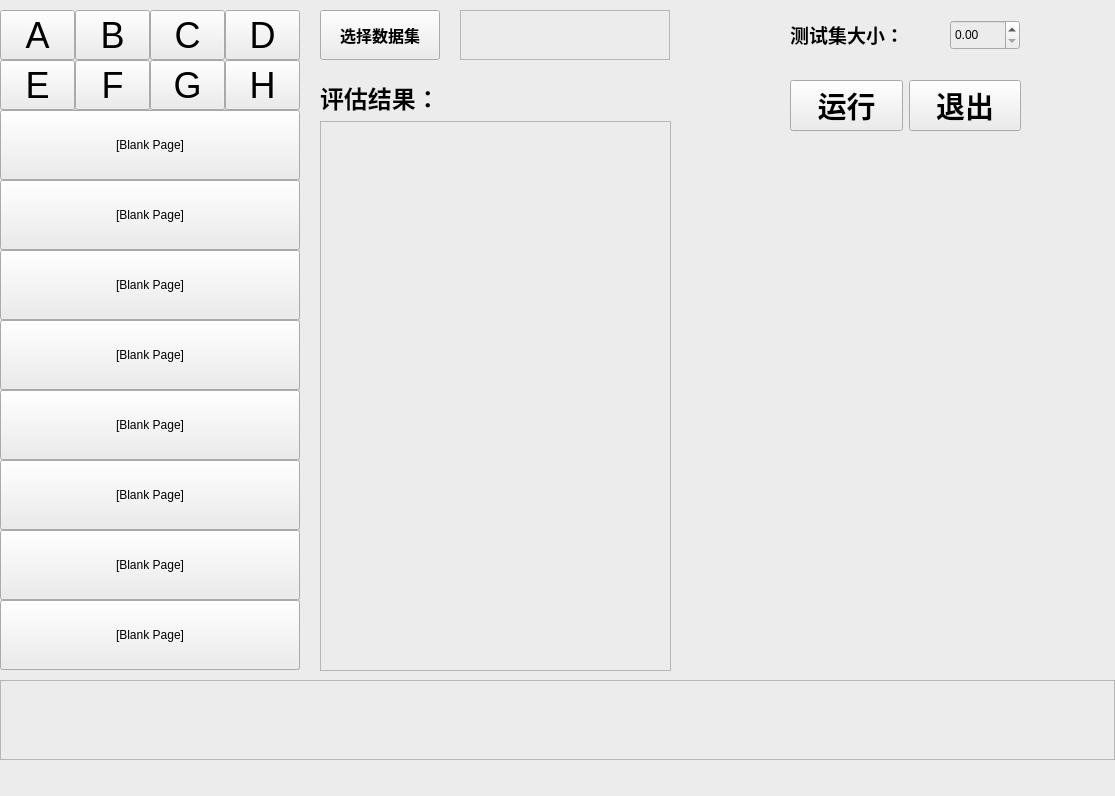
<?xml version="1.0" encoding="UTF-8"?>
<ui version="4.0">
 <class>MainWindow</class>
 <widget class="QMainWindow" name="MainWindow">
  <property name="geometry">
   <rect>
    <x>0</x>
    <y>0</y>
    <width>1115</width>
    <height>796</height>
   </rect>
  </property>
  <property name="maximumSize">
   <size>
    <width>1115</width>
    <height>796</height>
   </size>
  </property>
  <property name="windowTitle">
   <string>朴素贝叶斯</string>
  </property>
  <property name="styleSheet">
   <string notr="true">background-color: rgb(236, 236, 236);</string>
  </property>
  <widget class="QWidget" name="centralwidget">
   <widget class="QLabel" name="lbl_img">
    <property name="geometry">
     <rect>
      <x>680</x>
      <y>170</y>
      <width>420</width>
      <height>500</height>
     </rect>
    </property>
    <property name="mouseTracking">
     <bool>true</bool>
    </property>
    <property name="styleSheet">
     <string notr="true">border-color: rgb(211, 211, 211);</string>
    </property>
    <property name="text">
     <string/>
    </property>
    <property name="scaledContents">
     <bool>true</bool>
    </property>
   </widget>
   <widget class="QGroupBox" name="group_9_to_16">
    <property name="geometry">
     <rect>
      <x>0</x>
      <y>110</y>
      <width>300</width>
      <height>560</height>
     </rect>
    </property>
    <widget class="QPushButton" name="pushButton_16">
     <property name="geometry">
      <rect>
       <x>0</x>
       <y>490</y>
       <width>300</width>
       <height>70</height>
      </rect>
     </property>
     <property name="maximumSize">
      <size>
       <width>400</width>
       <height>100</height>
      </size>
     </property>
     <property name="font">
      <font>
       <family>Arial</family>
       <pointsize>9</pointsize>
      </font>
     </property>
     <property name="mouseTracking">
      <bool>false</bool>
     </property>
     <property name="styleSheet">
      <string notr="true">border-color: rgb(198, 198, 198);</string>
     </property>
     <property name="inputMethodHints">
      <set>Qt::ImhNone</set>
     </property>
     <property name="text">
      <string>[Blank Page]</string>
     </property>
     <property name="iconSize">
      <size>
       <width>20</width>
       <height>20</height>
      </size>
     </property>
     <property name="autoExclusive">
      <bool>false</bool>
     </property>
     <property name="autoRepeatDelay">
      <number>300</number>
     </property>
    </widget>
    <widget class="QPushButton" name="pushButton_15">
     <property name="geometry">
      <rect>
       <x>0</x>
       <y>420</y>
       <width>300</width>
       <height>70</height>
      </rect>
     </property>
     <property name="maximumSize">
      <size>
       <width>400</width>
       <height>100</height>
      </size>
     </property>
     <property name="font">
      <font>
       <family>Arial</family>
       <pointsize>9</pointsize>
      </font>
     </property>
     <property name="mouseTracking">
      <bool>false</bool>
     </property>
     <property name="styleSheet">
      <string notr="true">border-color: rgb(198, 198, 198);</string>
     </property>
     <property name="inputMethodHints">
      <set>Qt::ImhNone</set>
     </property>
     <property name="text">
      <string>[Blank Page]</string>
     </property>
     <property name="iconSize">
      <size>
       <width>20</width>
       <height>20</height>
      </size>
     </property>
     <property name="autoExclusive">
      <bool>false</bool>
     </property>
     <property name="autoRepeatDelay">
      <number>300</number>
     </property>
    </widget>
    <widget class="QPushButton" name="pushButton_14">
     <property name="geometry">
      <rect>
       <x>0</x>
       <y>350</y>
       <width>300</width>
       <height>70</height>
      </rect>
     </property>
     <property name="maximumSize">
      <size>
       <width>400</width>
       <height>100</height>
      </size>
     </property>
     <property name="font">
      <font>
       <family>Arial</family>
       <pointsize>9</pointsize>
      </font>
     </property>
     <property name="mouseTracking">
      <bool>false</bool>
     </property>
     <property name="styleSheet">
      <string notr="true">border-color: rgb(198, 198, 198);</string>
     </property>
     <property name="inputMethodHints">
      <set>Qt::ImhNone</set>
     </property>
     <property name="text">
      <string>[Blank Page]</string>
     </property>
     <property name="iconSize">
      <size>
       <width>20</width>
       <height>20</height>
      </size>
     </property>
     <property name="autoExclusive">
      <bool>false</bool>
     </property>
     <property name="autoRepeatDelay">
      <number>300</number>
     </property>
    </widget>
    <widget class="QPushButton" name="pushButton_11">
     <property name="geometry">
      <rect>
       <x>0</x>
       <y>140</y>
       <width>300</width>
       <height>70</height>
      </rect>
     </property>
     <property name="maximumSize">
      <size>
       <width>400</width>
       <height>100</height>
      </size>
     </property>
     <property name="font">
      <font>
       <family>Arial</family>
       <pointsize>9</pointsize>
      </font>
     </property>
     <property name="mouseTracking">
      <bool>false</bool>
     </property>
     <property name="styleSheet">
      <string notr="true">border-color: rgb(198, 198, 198);</string>
     </property>
     <property name="inputMethodHints">
      <set>Qt::ImhNone</set>
     </property>
     <property name="text">
      <string>[Blank Page]</string>
     </property>
     <property name="iconSize">
      <size>
       <width>20</width>
       <height>20</height>
      </size>
     </property>
     <property name="autoExclusive">
      <bool>false</bool>
     </property>
     <property name="autoRepeatDelay">
      <number>300</number>
     </property>
    </widget>
    <widget class="QPushButton" name="pushButton_13">
     <property name="geometry">
      <rect>
       <x>0</x>
       <y>280</y>
       <width>300</width>
       <height>70</height>
      </rect>
     </property>
     <property name="maximumSize">
      <size>
       <width>400</width>
       <height>100</height>
      </size>
     </property>
     <property name="font">
      <font>
       <family>Arial</family>
       <pointsize>9</pointsize>
      </font>
     </property>
     <property name="mouseTracking">
      <bool>false</bool>
     </property>
     <property name="styleSheet">
      <string notr="true">border-color: rgb(198, 198, 198);</string>
     </property>
     <property name="inputMethodHints">
      <set>Qt::ImhNone</set>
     </property>
     <property name="text">
      <string>[Blank Page]</string>
     </property>
     <property name="iconSize">
      <size>
       <width>20</width>
       <height>20</height>
      </size>
     </property>
     <property name="autoExclusive">
      <bool>false</bool>
     </property>
     <property name="autoRepeatDelay">
      <number>300</number>
     </property>
    </widget>
    <widget class="QPushButton" name="pushButton_10">
     <property name="geometry">
      <rect>
       <x>0</x>
       <y>70</y>
       <width>300</width>
       <height>70</height>
      </rect>
     </property>
     <property name="maximumSize">
      <size>
       <width>400</width>
       <height>100</height>
      </size>
     </property>
     <property name="font">
      <font>
       <family>Arial</family>
       <pointsize>9</pointsize>
      </font>
     </property>
     <property name="mouseTracking">
      <bool>false</bool>
     </property>
     <property name="styleSheet">
      <string notr="true">border-color: rgb(198, 198, 198);</string>
     </property>
     <property name="inputMethodHints">
      <set>Qt::ImhNone</set>
     </property>
     <property name="text">
      <string>[Blank Page]</string>
     </property>
     <property name="iconSize">
      <size>
       <width>20</width>
       <height>20</height>
      </size>
     </property>
     <property name="autoExclusive">
      <bool>false</bool>
     </property>
     <property name="autoRepeatDelay">
      <number>300</number>
     </property>
    </widget>
    <widget class="QPushButton" name="pushButton_9">
     <property name="geometry">
      <rect>
       <x>0</x>
       <y>0</y>
       <width>300</width>
       <height>70</height>
      </rect>
     </property>
     <property name="maximumSize">
      <size>
       <width>400</width>
       <height>100</height>
      </size>
     </property>
     <property name="font">
      <font>
       <family>Arial</family>
       <pointsize>9</pointsize>
      </font>
     </property>
     <property name="mouseTracking">
      <bool>false</bool>
     </property>
     <property name="styleSheet">
      <string notr="true">border-color: rgb(198, 198, 198);</string>
     </property>
     <property name="inputMethodHints">
      <set>Qt::ImhNone</set>
     </property>
     <property name="text">
      <string>[Blank Page]</string>
     </property>
     <property name="iconSize">
      <size>
       <width>20</width>
       <height>20</height>
      </size>
     </property>
     <property name="autoExclusive">
      <bool>false</bool>
     </property>
     <property name="autoRepeatDelay">
      <number>300</number>
     </property>
    </widget>
    <widget class="QPushButton" name="pushButton_12">
     <property name="geometry">
      <rect>
       <x>0</x>
       <y>210</y>
       <width>300</width>
       <height>70</height>
      </rect>
     </property>
     <property name="maximumSize">
      <size>
       <width>400</width>
       <height>100</height>
      </size>
     </property>
     <property name="font">
      <font>
       <family>Arial</family>
       <pointsize>9</pointsize>
      </font>
     </property>
     <property name="mouseTracking">
      <bool>false</bool>
     </property>
     <property name="styleSheet">
      <string notr="true">border-color: rgb(198, 198, 198);</string>
     </property>
     <property name="inputMethodHints">
      <set>Qt::ImhNone</set>
     </property>
     <property name="text">
      <string>[Blank Page]</string>
     </property>
     <property name="iconSize">
      <size>
       <width>20</width>
       <height>20</height>
      </size>
     </property>
     <property name="autoExclusive">
      <bool>false</bool>
     </property>
     <property name="autoRepeatDelay">
      <number>300</number>
     </property>
    </widget>
   </widget>
   <widget class="QWidget" name="layoutWidget">
    <property name="geometry">
     <rect>
      <x>320</x>
      <y>80</y>
      <width>351</width>
      <height>591</height>
     </rect>
    </property>
    <layout class="QVBoxLayout" name="verticalLayout">
     <item>
      <widget class="QLabel" name="label_4">
       <property name="styleSheet">
        <string notr="true">border-bottom-color: rgb(211, 211, 211);</string>
       </property>
       <property name="text">
        <string>&lt;html&gt;&lt;head/&gt;&lt;body&gt;&lt;p&gt;&lt;span style=&quot; font-size:18pt; font-weight:600;&quot;&gt;评估结果：&lt;/span&gt;&lt;/p&gt;&lt;/body&gt;&lt;/html&gt;</string>
       </property>
      </widget>
     </item>
     <item>
      <widget class="QTextBrowser" name="textBrowser">
       <property name="styleSheet">
        <string notr="true">border-color: rgb(211, 211, 211);</string>
       </property>
      </widget>
     </item>
    </layout>
   </widget>
   <widget class="QWidget" name="layoutWidget">
    <property name="geometry">
     <rect>
      <x>790</x>
      <y>70</y>
      <width>231</width>
      <height>71</height>
     </rect>
    </property>
    <layout class="QHBoxLayout" name="horizontalLayout_2">
     <item>
      <widget class="QPushButton" name="btn_train">
       <property name="font">
        <font>
         <pointsize>22</pointsize>
         <weight>75</weight>
         <bold>true</bold>
        </font>
       </property>
       <property name="text">
        <string>运行</string>
       </property>
      </widget>
     </item>
     <item>
      <widget class="QPushButton" name="btn_exit">
       <property name="font">
        <font>
         <pointsize>22</pointsize>
         <weight>75</weight>
         <bold>true</bold>
        </font>
       </property>
       <property name="text">
        <string>退出</string>
       </property>
      </widget>
     </item>
    </layout>
   </widget>
   <widget class="QGroupBox" name="group_A_to_H">
    <property name="geometry">
     <rect>
      <x>0</x>
      <y>10</y>
      <width>300</width>
      <height>100</height>
     </rect>
    </property>
    <property name="sizePolicy">
     <sizepolicy hsizetype="Preferred" vsizetype="Preferred">
      <horstretch>0</horstretch>
      <verstretch>0</verstretch>
     </sizepolicy>
    </property>
    <property name="styleSheet">
     <string notr="true">selection-background-color: rgb(255, 255, 0);</string>
    </property>
    <widget class="QPushButton" name="pushButton_A">
     <property name="geometry">
      <rect>
       <x>0</x>
       <y>0</y>
       <width>75</width>
       <height>50</height>
      </rect>
     </property>
     <property name="maximumSize">
      <size>
       <width>16777215</width>
       <height>16777215</height>
      </size>
     </property>
     <property name="font">
      <font>
       <pointsize>27</pointsize>
      </font>
     </property>
     <property name="text">
      <string>A</string>
     </property>
     <property name="checkable">
      <bool>false</bool>
     </property>
     <property name="autoRepeat">
      <bool>false</bool>
     </property>
     <property name="autoExclusive">
      <bool>false</bool>
     </property>
     <property name="autoDefault">
      <bool>false</bool>
     </property>
    </widget>
    <widget class="QPushButton" name="pushButton_B">
     <property name="geometry">
      <rect>
       <x>75</x>
       <y>0</y>
       <width>75</width>
       <height>50</height>
      </rect>
     </property>
     <property name="font">
      <font>
       <pointsize>27</pointsize>
      </font>
     </property>
     <property name="text">
      <string>B</string>
     </property>
     <property name="checkable">
      <bool>false</bool>
     </property>
     <property name="autoRepeat">
      <bool>false</bool>
     </property>
     <property name="autoExclusive">
      <bool>false</bool>
     </property>
     <property name="autoDefault">
      <bool>false</bool>
     </property>
    </widget>
    <widget class="QPushButton" name="pushButton_C">
     <property name="geometry">
      <rect>
       <x>150</x>
       <y>0</y>
       <width>75</width>
       <height>50</height>
      </rect>
     </property>
     <property name="font">
      <font>
       <pointsize>27</pointsize>
      </font>
     </property>
     <property name="text">
      <string>C</string>
     </property>
     <property name="checkable">
      <bool>false</bool>
     </property>
     <property name="autoRepeat">
      <bool>false</bool>
     </property>
     <property name="autoExclusive">
      <bool>false</bool>
     </property>
     <property name="autoDefault">
      <bool>false</bool>
     </property>
    </widget>
    <widget class="QPushButton" name="pushButton_D">
     <property name="geometry">
      <rect>
       <x>225</x>
       <y>0</y>
       <width>75</width>
       <height>50</height>
      </rect>
     </property>
     <property name="font">
      <font>
       <pointsize>27</pointsize>
      </font>
     </property>
     <property name="styleSheet">
      <string notr="true">selection-color: rgb(255, 255, 0);
selection-background-color: rgb(255, 255, 0);</string>
     </property>
     <property name="text">
      <string>D</string>
     </property>
     <property name="checkable">
      <bool>false</bool>
     </property>
     <property name="autoRepeat">
      <bool>false</bool>
     </property>
     <property name="autoExclusive">
      <bool>false</bool>
     </property>
     <property name="autoDefault">
      <bool>false</bool>
     </property>
    </widget>
    <widget class="QPushButton" name="pushButton_E">
     <property name="geometry">
      <rect>
       <x>0</x>
       <y>50</y>
       <width>75</width>
       <height>50</height>
      </rect>
     </property>
     <property name="font">
      <font>
       <pointsize>27</pointsize>
      </font>
     </property>
     <property name="text">
      <string>E</string>
     </property>
     <property name="checkable">
      <bool>false</bool>
     </property>
     <property name="autoRepeat">
      <bool>false</bool>
     </property>
     <property name="autoExclusive">
      <bool>false</bool>
     </property>
     <property name="autoDefault">
      <bool>false</bool>
     </property>
    </widget>
    <widget class="QPushButton" name="pushButton_F">
     <property name="geometry">
      <rect>
       <x>75</x>
       <y>50</y>
       <width>75</width>
       <height>50</height>
      </rect>
     </property>
     <property name="font">
      <font>
       <pointsize>27</pointsize>
      </font>
     </property>
     <property name="text">
      <string>F</string>
     </property>
     <property name="checkable">
      <bool>false</bool>
     </property>
     <property name="autoRepeat">
      <bool>false</bool>
     </property>
     <property name="autoExclusive">
      <bool>false</bool>
     </property>
     <property name="autoDefault">
      <bool>false</bool>
     </property>
    </widget>
    <widget class="QPushButton" name="pushButton_G">
     <property name="geometry">
      <rect>
       <x>150</x>
       <y>50</y>
       <width>75</width>
       <height>50</height>
      </rect>
     </property>
     <property name="font">
      <font>
       <pointsize>27</pointsize>
      </font>
     </property>
     <property name="text">
      <string>G</string>
     </property>
     <property name="checkable">
      <bool>false</bool>
     </property>
     <property name="autoRepeat">
      <bool>false</bool>
     </property>
     <property name="autoExclusive">
      <bool>false</bool>
     </property>
     <property name="autoDefault">
      <bool>false</bool>
     </property>
    </widget>
    <widget class="QPushButton" name="pushButton_H">
     <property name="geometry">
      <rect>
       <x>225</x>
       <y>50</y>
       <width>75</width>
       <height>50</height>
      </rect>
     </property>
     <property name="font">
      <font>
       <pointsize>27</pointsize>
      </font>
     </property>
     <property name="text">
      <string>H</string>
     </property>
     <property name="checkable">
      <bool>false</bool>
     </property>
     <property name="autoRepeat">
      <bool>false</bool>
     </property>
     <property name="autoExclusive">
      <bool>false</bool>
     </property>
     <property name="autoDefault">
      <bool>false</bool>
     </property>
    </widget>
   </widget>
   <widget class="QPushButton" name="btn_openFile">
    <property name="geometry">
     <rect>
      <x>320</x>
      <y>10</y>
      <width>120</width>
      <height>50</height>
     </rect>
    </property>
    <property name="font">
     <font>
      <pointsize>12</pointsize>
      <weight>75</weight>
      <bold>true</bold>
     </font>
    </property>
    <property name="cursor">
     <cursorShape>OpenHandCursor</cursorShape>
    </property>
    <property name="text">
     <string>选择数据集</string>
    </property>
   </widget>
   <widget class="QTextBrowser" name="result_img_path">
    <property name="geometry">
     <rect>
      <x>0</x>
      <y>680</y>
      <width>1115</width>
      <height>80</height>
     </rect>
    </property>
    <property name="font">
     <font>
      <pointsize>26</pointsize>
      <weight>75</weight>
      <bold>true</bold>
     </font>
    </property>
   </widget>
   <widget class="QTextBrowser" name="dataset_name">
    <property name="geometry">
     <rect>
      <x>460</x>
      <y>10</y>
      <width>210</width>
      <height>50</height>
     </rect>
    </property>
    <property name="font">
     <font>
      <pointsize>14</pointsize>
      <weight>75</weight>
      <bold>true</bold>
     </font>
    </property>
    <property name="styleSheet">
     <string notr="true">border-color: rgb(255, 255, 255);</string>
    </property>
   </widget>
   <widget class="QLabel" name="label_3">
    <property name="geometry">
     <rect>
      <x>790</x>
      <y>20</y>
      <width>140</width>
      <height>30</height>
     </rect>
    </property>
    <property name="text">
     <string>&lt;html&gt;&lt;head/&gt;&lt;body&gt;&lt;p&gt;&lt;span style=&quot; font-size:14pt; font-weight:600;&quot;&gt;测试集大小：&lt;/span&gt;&lt;/p&gt;&lt;/body&gt;&lt;/html&gt;</string>
    </property>
   </widget>
   <widget class="QDoubleSpinBox" name="beiyesi_testsize">
    <property name="geometry">
     <rect>
      <x>950</x>
      <y>20</y>
      <width>70</width>
      <height>30</height>
     </rect>
    </property>
    <property name="font">
     <font>
      <pointsize>9</pointsize>
     </font>
    </property>
    <property name="maximum">
     <double>1.000000000000000</double>
    </property>
    <property name="singleStep">
     <double>0.100000000000000</double>
    </property>
   </widget>
  </widget>
  <widget class="QMenuBar" name="menubar">
   <property name="geometry">
    <rect>
     <x>0</x>
     <y>0</y>
     <width>1115</width>
     <height>26</height>
    </rect>
   </property>
  </widget>
  <widget class="QStatusBar" name="statusbar"/>
 </widget>
 <resources/>
 <connections/>
</ui>
